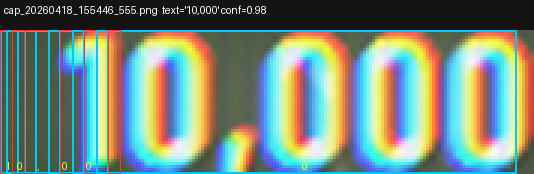
#> input picture tools/Mining_Signals/hud_tracker/anchors/ctc_alignment_viz/cap_20260418_155446_555_align.png, 534 x 174 px
$ python -i chrome_lines.py   (imports and definitions only)
#> lines starting #> are read from the running program, lines starting #| are printed output that depends on the picture; after the words box and inside, x2 and y2 are one past the last pixel; in counts of white or black regions, pixels touching at a corner belong together
"""Chrome-line anchor for the SC scan-results HUD.

Detects the pair of horizontal HUD chrome lines that bracket the
scan-results data area:

    top_line  — under "SCAN RESULTS"  (above the mineral name)
    bot_line  — above COMPOSITION     (below the difficulty bar)

These are the FATTEST pieces of fixed HUD geometry on the panel
(~330 px wide, 1-3 px central stroke, plus 3-8 px end-bracket
margins captured in the labelled GT boxes) and survive when the
panel title or labels are occluded by particles. They are the
single highest-leverage anchor for the multi-anchor HUD tracker
(see ``hud_tracker/detector_inventory.md`` section 3.1).

Algorithm (rev2 — isolation discriminator + bracket extension)
--------------------------------------------------------------
The legacy ``ocr/onnx_hud_reader.py::_find_panel_lines`` heuristic
(80% column-fill on a polarity-canonicalized text mask) suffers
from two failures on real captures:

1.  Bot_line is dim (peak intensity ~150, sometimes ~140) and on a
    handful of frames the stroke is only 2 px tall with imperfect
    column fill. The strict ≥ 80% rule sometimes culled it.
2.  When picking ``lines[-1]`` (bottommost run) the legacy code
    happily selected the COMPOSITION underline rows below the
    bot_line, mislabelling them as ``bot_line`` for downstream use.

The fix here uses two new ideas:

A.  *Vertical isolation*: a real chrome line has ≤ ~3 nearby rows
    with > 50% column fill within a ±15 px band. The COMPOSITION
    bracket lines come in pairs ~20–25 px apart with the green
    progress fill or empty bracket box between them, putting many
    high-density rows in their bands.

B.  *Inter-candidate gap*: across the entire labelled + unlabelled
    set, the top→bot gap is consistently ~220 px while the
    bot→COMPOSITION gap is ~50 px and COMPOSITION lines are paired
    ~20 px apart. So after sorting candidates top-to-bottom we
    take the topmost as ``top_line`` and the *first candidate
    below it that has a large gap (≥30 px) to the next candidate
    or no next candidate at all* as ``bot_line``. This rejects
    the COMPOSITION pair (which is the densely-packed tail).

The detector also widens the returned bbox to include the
characteristic ``[ … ]`` end-bracket pixels at the line endpoints
(measured per frame from local pixel evidence with a hard ±8 px
cap from the stroke), so IoU against GT boxes (which span the
end-brackets, not just the central stroke) comes out reasonable.

Public API
----------
``find_chrome_lines(image, *, min_width_frac=0.18, max_thickness=5,
                    fill_threshold=0.85) -> dict``

Always returns a dict shaped::

    {
        "top_line": {"x", "y", "w", "h", "score"} | None,
        "bot_line": {"x", "y", "w", "h", "score"} | None,
    }

Either field is ``None`` if that line wasn't found. The function
never raises on bad input — it logs a warning and returns the
``None``/``None`` shape instead.

The ``score`` field combines the column-fill ratio and the
isolation strength (0..1 each) into a single number in [0, 1].
"""

from __future__ import annotations

import logging
from typing import Optional, Union

import numpy as np
from PIL import Image, ImageFilter

log = logging.getLogger(__name__)

ImageLike = Union[Image.Image, np.ndarray]

__all__ = ["find_chrome_lines"]


# ─────────────────────────────────────────────────────────────
# Internal helpers
# ─────────────────────────────────────────────────────────────

def _build_text_mask(gray: np.ndarray) -> np.ndarray:
    """Polarity-aware boolean mask where True ≈ "likely text/chrome pixel".

    Mirrors ``ocr/onnx_hud_reader.py::_build_text_mask`` but with
    the threshold loosened from > 150 to > 90 on dark backgrounds.
    The chrome lines on dim panels (no minerals scanned, low signal)
    can peak at only ~140 in luma, which the strict > 150 rule
    silently dropped. The end-bracket pixels are even dimmer
    (peaks ~80–100), and we want them in the mask so the bbox
    can include the bracket extent.
    """
    median = float(np.median(gray))
    if median < 130:
        return gray > 90
    blurred = np.asarray(
        Image.fromarray(gray).filter(ImageFilter.GaussianBlur(radius=5)),
        dtype=np.float32,
    )
    local_contrast = np.abs(gray.astype(np.float32) - blurred)
    return local_contrast > 15


def _to_gray_array(image: ImageLike) -> Optional[np.ndarray]:
    """Coerce the input to a 2-D uint8 grayscale numpy array."""
    if image is None:
        return None

    arr: Optional[np.ndarray]
    if isinstance(image, Image.Image):
        if image.mode != "L":
            arr = np.asarray(image.convert("L"))
        else:
            arr = np.asarray(image)
    elif isinstance(image, np.ndarray):
        arr = image
    else:
        return None

    if arr is None or arr.size == 0:
        return None

    if arr.ndim == 3:
        if arr.shape[2] >= 3:
            r = arr[:, :, 0].astype(np.float32)
            g = arr[:, :, 1].astype(np.float32)
            b = arr[:, :, 2].astype(np.float32)
            arr = (0.299 * r + 0.587 * g + 0.114 * b)
        else:
            arr = arr[:, :, 0]
    elif arr.ndim != 2:
        return None

    if arr.dtype != np.uint8:
        arr = np.clip(arr, 0, 255).astype(np.uint8)

    if arr.shape[0] == 0 or arr.shape[1] == 0:
        return None

    return arr


def _find_runs(
    row_density: np.ndarray, min_width: int, max_thickness: int
) -> list[tuple[int, int]]:
    """Find consecutive row-runs whose density passes ``min_width``.

    Returns ``[(y_start, y_end), ...]`` filtered to thickness in
    ``1..max_thickness`` (inclusive on both ends).
    """
    h = int(row_density.shape[0])
    runs: list[tuple[int, int]] = []
    in_run = False
    run_start = 0
    for y in range(h + 1):
        d = int(row_density[y]) if y < h else 0
        is_hot = d >= min_width
        if is_hot and not in_run:
            in_run = True
            run_start = y
        elif not is_hot and in_run:
            in_run = False
            thickness = y - run_start
            if 1 <= thickness <= max_thickness:
                runs.append((run_start, y))
    return runs


# [133 lines left out: functions _measure_bracket_extent, _isolation_score, not called in this run]


def _detect_candidates(
    gray: np.ndarray,
    *,
    min_width_frac: float,
    max_thickness: int,
    fill_threshold: float,
) -> list[dict]:
    """Find every horizontal-stroke candidate.

    Returns dicts with the stroke geometry plus the bracket-extended
    y range and an isolation score, sorted top to bottom.
    """
    h, w = gray.shape
    if h == 0 or w == 0:
        return []

    mask = _build_text_mask(gray)
    row_density = mask.sum(axis=1)
    min_width = int(w * min_width_frac)

    runs = _find_runs(row_density, min_width, max_thickness)
    if not runs:
        return []

    out: list[dict] = []
    for y_start, y_end in runs:
        line_mask = mask[y_start:y_end, :].any(axis=0)
        xs = np.where(line_mask)[0]
        if xs.size == 0:
            continue
        x_left = int(xs[0])
        x_right = int(xs[-1]) + 1
        span = x_right - x_left
        if span < min_width:
            continue
        fill = int(line_mask[x_left:x_right].sum())
        fill_ratio = fill / float(span) if span > 0 else 0.0
        if fill_ratio < fill_threshold:
            continue
        bracket_top, bracket_bot = _measure_bracket_extent(
            mask, y_start, y_end, x_left, x_right
        )
        nearby_rows, below_max = _isolation_score(
            gray, y_start, y_end, x_left, x_right
        )
        out.append({
            "stroke_y0": int(y_start),
            "stroke_y1": int(y_end),
            "bracket_y0": int(bracket_top),
            "bracket_y1": int(bracket_bot),
            "x_left": int(x_left),
            "x_right": int(x_right),
            "fill_ratio": float(fill_ratio),
            "nearby_rows": int(nearby_rows),
            "below_max": float(below_max),
        })

    out.sort(key=lambda c: c["stroke_y0"])
    return out


# [109 lines left out: functions _candidate_to_bbox, _pick_top_and_bot, not called in this run]


# ─────────────────────────────────────────────────────────────
# Public API
# ─────────────────────────────────────────────────────────────

def find_chrome_lines(
    image: ImageLike,
    *,
    min_width_frac: float = 0.18,
    max_thickness: int = 5,
    fill_threshold: float = 0.85,
) -> dict:
    """Locate the top and bottom HUD chrome lines on a scan-results panel.

    Parameters
    ----------
    image
        PIL ``Image.Image`` (any mode) or numpy array (2-D gray
        or 3-D RGB/RGBA, uint8 or float).
    min_width_frac
        Minimum line span as a fraction of image width. Default
        0.18 matches the legacy detector.
    max_thickness
        Maximum line thickness (consecutive bright rows) in pixels.
        Default 5; HUD chrome strokes are 1-3 px tall but the
        relaxed mask sometimes yields 4-5 px runs by including
        anti-aliased edge rows. Anything thicker is text or a
        continuous bar.
    fill_threshold
        Minimum column-fill ratio within the detected horizontal
        span. Default 0.85.

    Returns
    -------
    dict
        ``{"top_line": bbox|None, "bot_line": bbox|None}`` where
        each bbox is ``{"x", "y", "w", "h", "score"}``. The ``y``
        / ``h`` fields include the end-bracket margins (probed from
        local pixels with an ±8 px cap from the stroke), so IoU
        against ground-truth boxes (which span the brackets) is
        meaningful.

    Notes
    -----
    Never raises on bad input. On any unexpected error the
    function logs a warning and returns
    ``{"top_line": None, "bot_line": None}``.
    """
    empty = {"top_line": None, "bot_line": None}

    try:
        gray = _to_gray_array(image)
        if gray is None:
            log.debug("find_chrome_lines: input could not be coerced to gray array")
            return empty

        candidates = _detect_candidates(
            gray,
            min_width_frac=min_width_frac,
            max_thickness=max_thickness,
            fill_threshold=fill_threshold,
        )
        if not candidates:
            return empty

        top, bot = _pick_top_and_bot(candidates)

        return {
            "top_line": _candidate_to_bbox(top) if top is not None else None,
            "bot_line": _candidate_to_bbox(bot) if bot is not None else None,
        }

    except Exception as exc:
        log.warning("find_chrome_lines: detector raised %r", exc)
        return empty

>>> import cv2
>>> picture = cv2.imread('ctc_alignment_viz/cap_20260418_155446_555_align.png', cv2.IMREAD_GRAYSCALE)
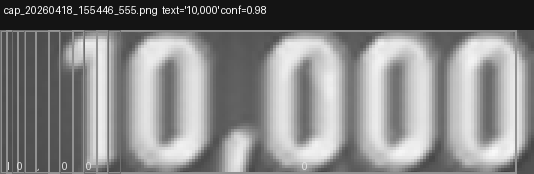
#> picture: shape (174, 534); min 20, max 252, mean 131.3
>>> result = find_chrome_lines(picture)
#> in _build_text_mask, `median = float(np.median(gray))`: median = 132
#> in _build_text_mask, `blurred = np.asarray( Image.fromarray(gray).filter(ImageFilter.Gaussia..`:
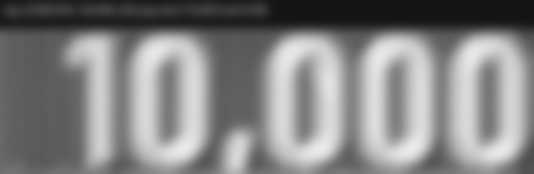
#> blurred: shape (174, 534) float32; min 20, max 234, mean 131.3
#> in _build_text_mask, `local_contrast = np.abs(gray.astype(np.float32) - blurred)`:
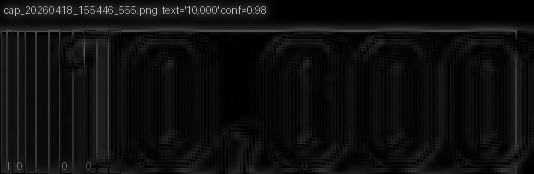
#> local_contrast: shape (174, 534) float32; min 0, max 202, mean 14.4
#> in _build_text_mask, `return local_contrast > 15`:
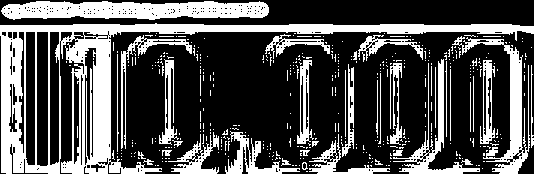
#> returned value: shape (174, 534) bool; 31.9% white; 418 white regions (378 under 20 px), largest, box (x1, y1, x2, y2) and area: (0, 23, 534, 174) 12883, (1, 1, 269, 20) 3933, (452, 36, 530, 174) 2229
#> in _detect_candidates, `row_density = mask.sum(axis=1)`: row_density = 174 values, max 534 at index 26, min 0 at index 0, mean 170.3
#> the loop in _find_runs, `for y in range(h + 1):` made 175 passes
#> (d, is_hot) on passes 1 to 12: (0, False), (32, False), (126, True), (214, True), (256, True), (260, True), (256, True), (259, True), (235, True), (250, True), (261, True), (244, True)
#> after the loop in _find_runs, `for y in range(h + 1):`: in_run = False; run_start = 39; runs = [(36, 37)]; thickness = 135
#> in _detect_candidates, `runs = _find_runs(row_density, min_width, max_thickness)`: runs = [(36, 37)]
#> the loop in _detect_candidates, `for y_start, y_end in runs:` made 1 pass
#> (y_start, y_end, x_left, x_right, span, fill, fill_ratio) on pass 1: (36, 37, 1, 517, 516, 159, 0.308)
#> after the loop in _detect_candidates, `for y_start, y_end in runs:`: out = []
#> result = 2 items
